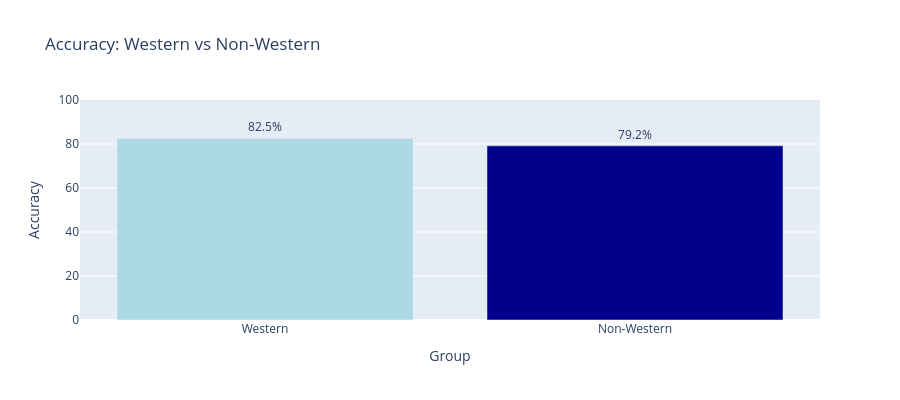
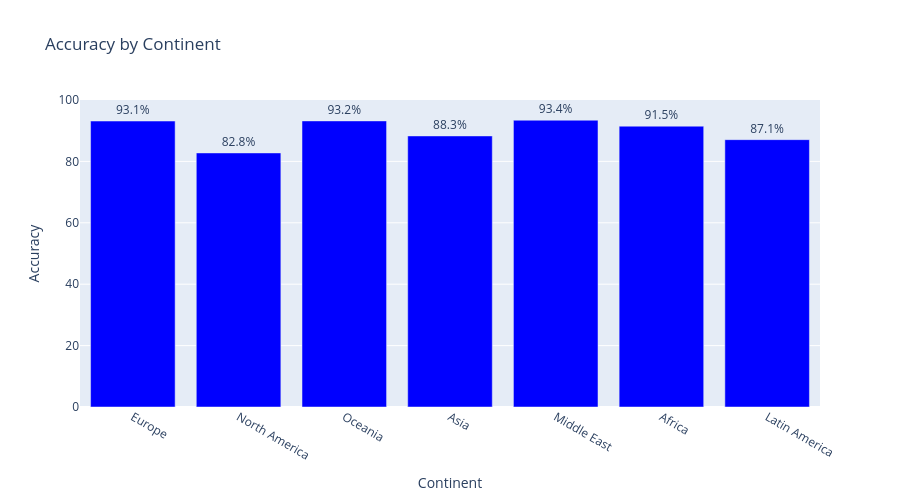

Here is the notebook cell these charts were saved with, in order:
### Code cell
import plotly.graph_objects as go

# Western vs Non-Western Accuracy 
tpr_western = llava_western[['Group', 'Accuracy']].copy()

# Continents Accuracies
tpr_continents = llava_continents[['Continent', 'Accuracy']].copy()

# Plot: Western vs Non-Western Accuracy
fig1 = go.Figure()
fig1.add_trace(go.Bar(
    x=tpr_western['Group'],
    y=tpr_western['Accuracy'],
    marker_color=['lightblue', 'darkblue'],
    text=[f"{v:.1f}%" for v in tpr_western['Accuracy']],
    textposition='outside'
))
fig1.update_layout(
    title='Accuracy: Western vs Non-Western',
    xaxis_title='Group',
    yaxis_title='Accuracy',
    yaxis=dict(range=[0, 100]),
    height=400
)
fig1.show()

# Plot: Continents TPR
fig2 = go.Figure()
fig2.add_trace(go.Bar(
    x=tpr_continents['Continent'],
    y=tpr_continents['Accuracy'],
    marker_color='blue',
    text=[f"{v:.1f}%" for v in tpr_continents['Accuracy']],
    textposition='outside'
))
fig2.update_layout(
    title='Accuracy by Continent',
    xaxis_title='Continent',
    yaxis_title='Accuracy',
    xaxis=dict(tickangle=30),
    yaxis=dict(range=[0, 100]),
    height=500
)
fig2.show()

### Figure 1 — Plotly figure (JSON) as saved in the notebook; plotly's stock layout.template omitted (floating-point values rounded to 4 significant figures)
{"data": [{"marker": {"color": ["lightblue", "darkblue"]}, "text": ["82.5%", "79.2%"], "textposition": "outside", "type": "bar", "x": ["Western", "Non-Western"], "y": [82.52, 79.16]}], "layout": {"height": 400, "title": {"text": "Accuracy: Western vs Non-Western"}, "xaxis": {"title": {"text": "Group"}}, "yaxis": {"range": [0, 100], "title": {"text": "Accuracy"}}}}

### Figure 2 — Plotly figure (JSON) as saved in the notebook; plotly's stock layout.template omitted (floating-point values rounded to 4 significant figures)
{"data": [{"marker": {"color": "blue"}, "text": ["93.1%", "82.8%", "93.2%", "88.3%", "93.4%", "91.5%", "87.1%"], "textposition": "outside", "type": "bar", "x": ["Europe", "North America", "Oceania", "Asia", "Middle East", "Africa", "Latin America"], "y": [93.15, 82.76, 93.19, 88.3, 93.42, 91.48, 87.08]}], "layout": {"height": 500, "title": {"text": "Accuracy by Continent"}, "xaxis": {"tickangle": 30, "title": {"text": "Continent"}}, "yaxis": {"range": [0, 100], "title": {"text": "Accuracy"}}}}
